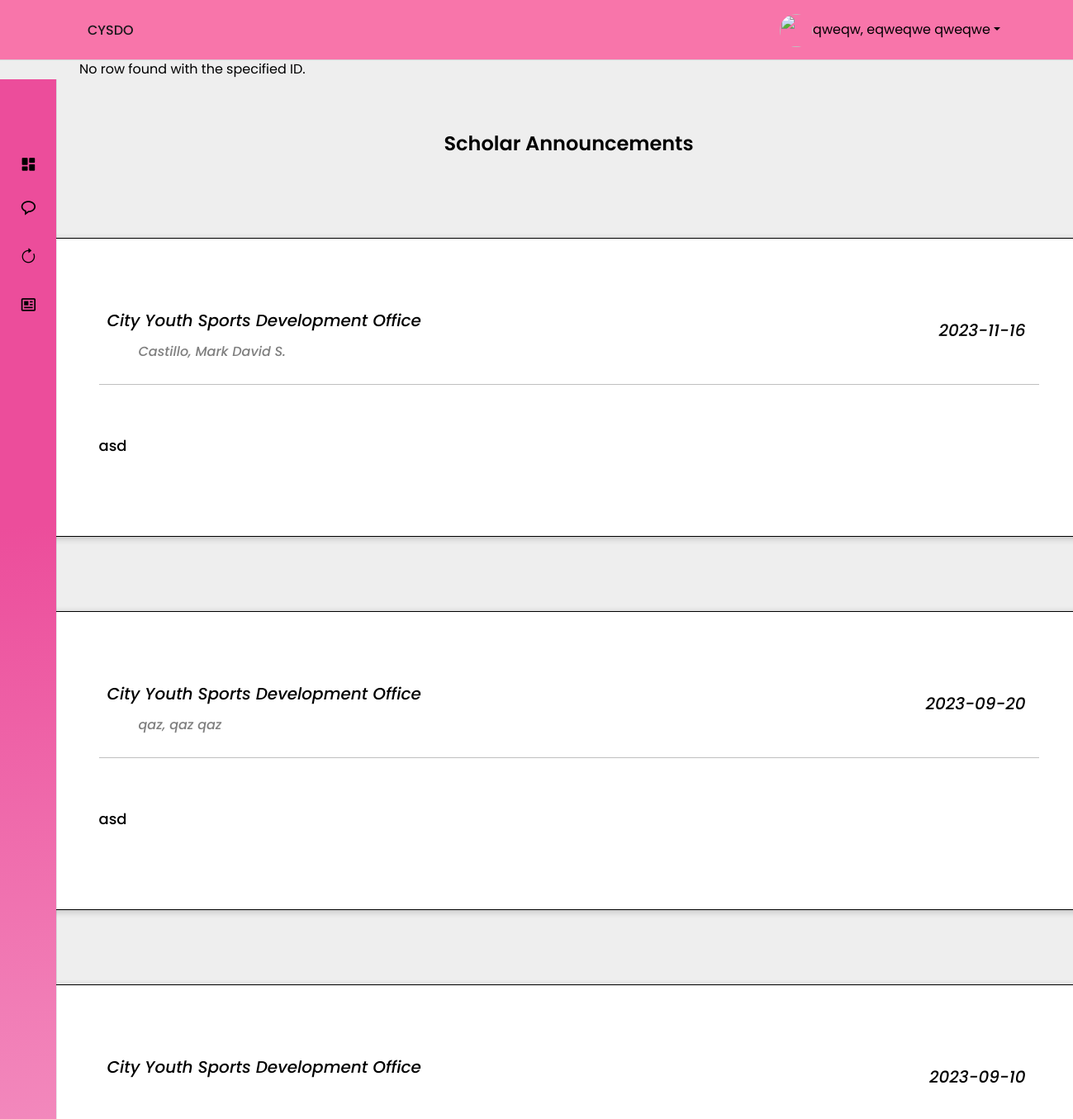
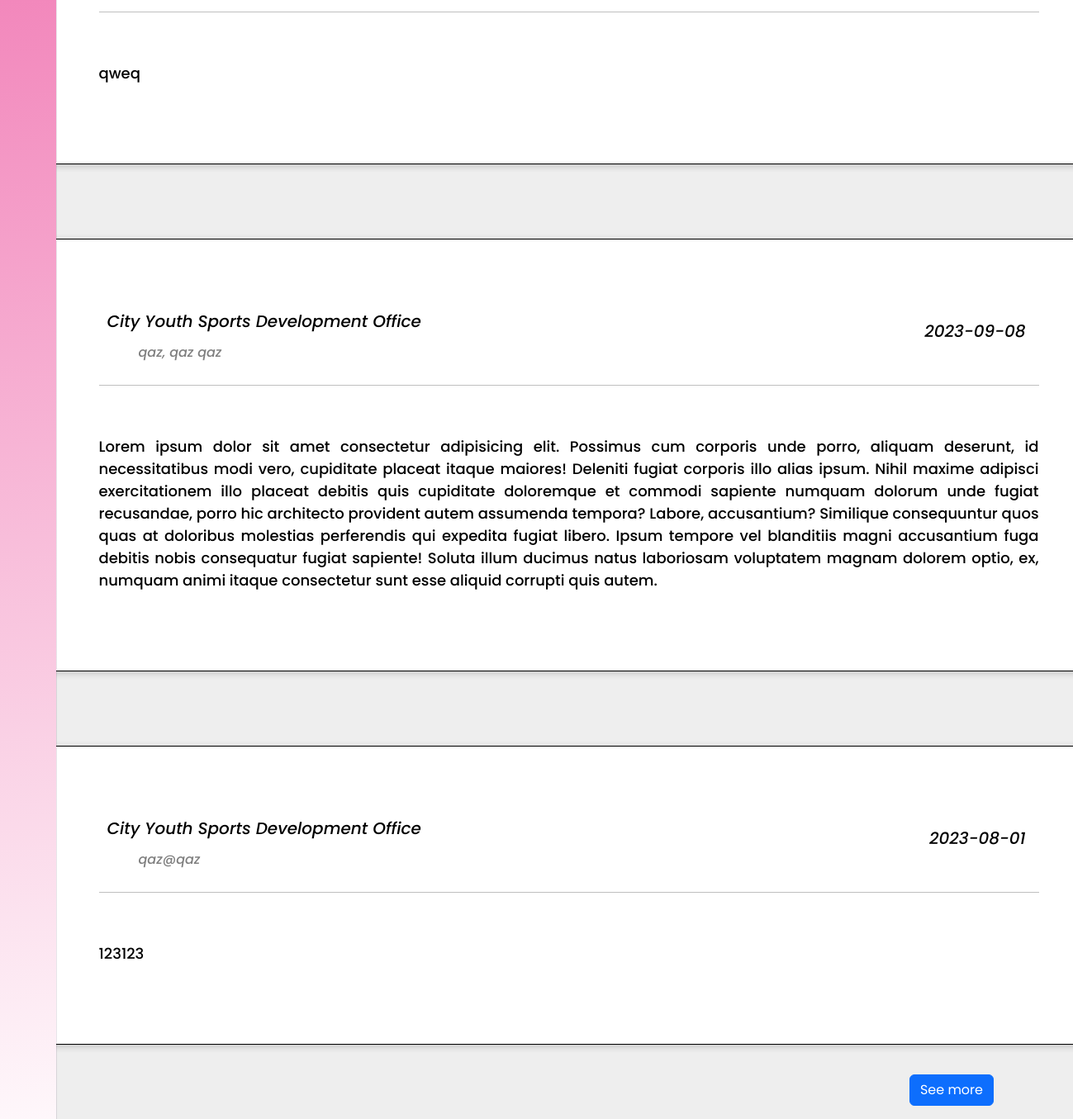
The app's page /pages/scholar/scholarAnnouncement.php (signed in) with its own data (2 pictures, top to bottom).
### tables this page shows
CREATE TABLE `announcements` (
  `uploadId` int(11) NOT NULL,
  `uploadDate` date NOT NULL DEFAULT current_timestamp(),
  `announcement` longtext NOT NULL,
  `uploader` varchar(50) NOT NULL,
  `category` varchar(255) NOT NULL
);

### pages/scholar/scholarAnnouncement.php (the view, shortened to what this page needs)
<!DOCTYPE html>
<html lang="en">
<head>
    <link rel="stylesheet" href="https://cdn.jsdelivr.net/npm/boxicons@latest/css/boxicons.min.css">
    <link rel="stylesheet" href="https://cdn.jsdelivr.net/npm/bootstrap-icons@1.10.5/font/bootstrap-icons.css">
    <link href="https://cdn.jsdelivr.net/npm/bootstrap@5.3.0/dist/css/bootstrap.min.css" rel="stylesheet">
</head>
<body>
    <?php
    include '../../assets/template/scholarNav.php';
    ?>
    <main>
        <section>
            <?php
            include '../include/dbConnection.php';
            $query = "SELECT * FROM announcements WHERE category = 'scholar' ORDER BY uploadDate DESC ";
            $resultGetPost = mysqli_query($conn, $query);
            $postCounter = 0;
            ?>
            <div class='textAlign'>
                <p style="text-transform: capitalize;" class='bold d-block w-auto'>
                    Scholar Announcements
                </p>
            </div>
            <?php
            if ($resultGetPost) {
                if ($resultGetPost->num_rows > 0) {
                    while ($row = $resultGetPost->fetch_assoc()) {
                        $postCounter++;
                        if ($postCounter <= 5) {
                            echo '<div class="textBody">';
                        } else {
                            echo '<div class="textBody" style="display: none;">';
                        }
                        echo "
            <ul class='box-info justify-content-center'>
                <li class='responsive'>
                    <img src='./assets/image/CysdoLogo.png' style='height: 50px; width: 50px;' class='sideLogo'><i class='caption'>City Youth Sports Development Office</i></a>
                    <i id='uploadDate' class='date p-3'>" . $row['uploadDate'] . "</i>
                    <div>
                        <i id='uploaderName' class='textCap text-black-50 ms-5'>" . $row['uploader'] . "</i>
                    </div>
                    <hr class='mb-3 mt-4'>
                    <div class='content w-100'>
                        <p id='uploaderPost' class='Post lh-base'>" . nl2br($row['announcement']) . "
                        </p>
                    </div>
                </li>
            </ul>
             </div>
       ";
                    }
                    if ($postCounter > 5) {
                        echo '<div class="see-more-container float-end me-5 mb-3"><a class="see-more-btn btn btn-primary">See more</a></div>';
                    }
                } else {
                    echo "No announcements found.";
                }
            } else {
                echo "An error occurred while retrieving announcements.";
            }
            ?>
        </section>
    </main>
</body>
</html>

### pages/scholar/scholarAnnouncement.php (style rules this page uses)
* { margin: 0; padding: 0; box-sizing: border-box; font-family: "Poppins", sans-serif; }
body { background-color: #eee; background-size: cover; background-position: center; }
.caption { margin-top: 20px; margin-left: 10px; font-size: 20px; }
.textAlign { padding-top: 20px; padding-bottom: 10px; display: block; text-align: center; font-size: 24px; width: 100%; }
.bold { font-weight: 600; }
.textBody { margin-top: 50px; }
.box-info { display: grid; grid-gap: 24px; margin-top: 36px; padding: 20px; }
.box-info li { padding: 80px; border-radius: 20px; border: 1px solid black; display: block; align-items: center; grid-gap: 24px; height: 100%; width: 100%; }
.box-info li { background-color: #fff; font-size: 24px; font-weight: 500; box-shadow: 0px 2px 8px 0px rgba(0, 0, 0, 0.2); width: 1300px; }
.textCap { font-size: 16px; }
.date { float: right; font-size: 20px; }
.Post { font-size: 18px; text-align: justify; margin-top: 60px; }

### assets/template/scholarNav.php (style rules this page uses)
:root { --header-height: 3.5rem; --nav-width: 219px; --first-color: #E4E9F7; --first-color-light: #C23373; --title-color: #19181B; --text-color: #000; --text-color-light: #000; --body-color: #E4E9F7; --container-color: #FF87B2; --body-font: 'Poppins', sans-serif; --normal-font-size: .938rem; --small-font-size: .75rem; --smaller-font-size: .75rem; --font-medium: 500; --font-semi-bold: 600; --z-fixed: 100; }
@media screen and (min-width: 1024px) { :root { --normal-font-size: 1rem; --small-font-size: .875rem; --smaller-font-size: .813rem; } }
body { margin: var(--header-height) 0 0 0; padding: 1rem 1rem 0; font-family: var(--body-font); font-size: var(--normal-font-size); background-color: #eee; color: var(--text-color); }
section { margin-top: 40px; margin-left: 30px; }
a { text-decoration: none; padding-top: 5px; }
@media screen and (min-width: 768px) { body { padding: 1rem 3rem 0 6rem; } }

### records on screen
announcements: uploadDate "2023-11-16", uploader "Castillo, Mark David S.", announcement "asd"
announcements: uploadDate "2023-09-20", uploader "qaz, qaz qaz", announcement "asd"
announcements: uploadDate "2023-09-10", announcement "qweq"
announcements: uploadDate "2023-09-08", uploader "qaz, qaz qaz", announcement "Lorem ipsum dolor sit amet consectetur adipisicing elit. Possimus cum corporis unde porro, aliquam deserunt, id necessitatibus modi vero, cupiditate placeat itaque maiores! Deleniti fugiat corporis illo alias ipsum. Nihil maxime adipisci exercitationem illo placeat debitis quis cupiditate doloremque et commodi sapiente numquam dolorum unde fugiat recusandae, porro hic architecto provident autem assumenda tempora? Labore, accusantium? Similique consequuntur quos quas at doloribus molestias perferendis qui expedita fugiat libero. Ipsum tempore vel blanditiis magni accusantium fuga debitis nobis consequatur fugiat sapiente! Soluta illum ducimus natus laboriosam voluptatem magnam dolorem optio,…"
announcements: uploadDate "2023-08-01", uploader "qaz@qaz", announcement "123123"

### other values on screen
$_SESSION['user'] "qweqw, eqweqwe qweqwe"
